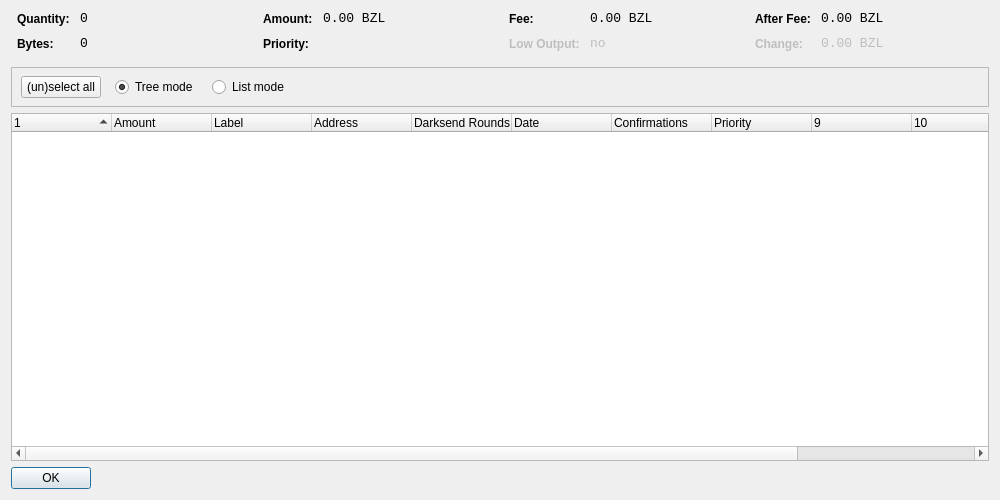
<?xml version="1.0" encoding="UTF-8"?>
<ui version="4.0">
 <class>CoinControlDialog</class>
 <widget class="QDialog" name="CoinControlDialog">
  <property name="geometry">
   <rect>
    <x>0</x>
    <y>0</y>
    <width>1000</width>
    <height>500</height>
   </rect>
  </property>
  <property name="windowTitle">
   <string>Coin Control</string>
  </property>
  <layout class="QVBoxLayout" name="verticalLayout">
   <item>
    <layout class="QHBoxLayout" name="horizontalLayoutTop" stretch="0,0,0,0">
     <property name="topMargin">
      <number>0</number>
     </property>
     <property name="bottomMargin">
      <number>10</number>
     </property>
     <item>
      <layout class="QFormLayout" name="formLayoutCoinControl1">
       <property name="horizontalSpacing">
        <number>10</number>
       </property>
       <property name="verticalSpacing">
        <number>10</number>
       </property>
       <property name="leftMargin">
        <number>6</number>
       </property>
       <property name="rightMargin">
        <number>6</number>
       </property>
       <item row="0" column="0">
        <widget class="QLabel" name="labelCoinControlQuantityText">
         <property name="styleSheet">
          <string notr="true">font-weight:bold;</string>
         </property>
         <property name="text">
          <string>Quantity:</string>
         </property>
        </widget>
       </item>
       <item row="0" column="1">
        <widget class="QLabel" name="labelCoinControlQuantity">
         <property name="font">
          <font>
           <family>Monospace</family>
           <pointsize>10</pointsize>
          </font>
         </property>
         <property name="cursor">
          <cursorShape>IBeamCursor</cursorShape>
         </property>
         <property name="contextMenuPolicy">
          <enum>Qt::ActionsContextMenu</enum>
         </property>
         <property name="text">
          <string notr="true">0</string>
         </property>
         <property name="textInteractionFlags">
          <set>Qt::LinksAccessibleByMouse|Qt::TextSelectableByKeyboard|Qt::TextSelectableByMouse</set>
         </property>
        </widget>
       </item>
       <item row="1" column="0">
        <widget class="QLabel" name="labelCoinControlBytesText">
         <property name="styleSheet">
          <string notr="true">font-weight:bold;</string>
         </property>
         <property name="text">
          <string>Bytes:</string>
         </property>
        </widget>
       </item>
       <item row="1" column="1">
        <widget class="QLabel" name="labelCoinControlBytes">
         <property name="font">
          <font>
           <family>Monospace</family>
           <pointsize>10</pointsize>
          </font>
         </property>
         <property name="cursor">
          <cursorShape>IBeamCursor</cursorShape>
         </property>
         <property name="contextMenuPolicy">
          <enum>Qt::ActionsContextMenu</enum>
         </property>
         <property name="text">
          <string notr="true">0</string>
         </property>
         <property name="textInteractionFlags">
          <set>Qt::LinksAccessibleByMouse|Qt::TextSelectableByKeyboard|Qt::TextSelectableByMouse</set>
         </property>
        </widget>
       </item>
      </layout>
     </item>
     <item>
      <layout class="QFormLayout" name="formLayoutCoinControl2">
       <property name="horizontalSpacing">
        <number>10</number>
       </property>
       <property name="verticalSpacing">
        <number>10</number>
       </property>
       <property name="leftMargin">
        <number>6</number>
       </property>
       <property name="rightMargin">
        <number>6</number>
       </property>
       <item row="0" column="0">
        <widget class="QLabel" name="labelCoinControlAmountText">
         <property name="styleSheet">
          <string notr="true">font-weight:bold;</string>
         </property>
         <property name="text">
          <string>Amount:</string>
         </property>
        </widget>
       </item>
       <item row="0" column="1">
        <widget class="QLabel" name="labelCoinControlAmount">
         <property name="font">
          <font>
           <family>Monospace</family>
           <pointsize>10</pointsize>
          </font>
         </property>
         <property name="cursor">
          <cursorShape>IBeamCursor</cursorShape>
         </property>
         <property name="contextMenuPolicy">
          <enum>Qt::ActionsContextMenu</enum>
         </property>
         <property name="text">
          <string notr="true">0.00 BZL</string>
         </property>
         <property name="textInteractionFlags">
          <set>Qt::LinksAccessibleByMouse|Qt::TextSelectableByKeyboard|Qt::TextSelectableByMouse</set>
         </property>
        </widget>
       </item>
       <item row="1" column="0">
        <widget class="QLabel" name="labelCoinControlPriorityText">
         <property name="styleSheet">
          <string notr="true">font-weight:bold;</string>
         </property>
         <property name="text">
          <string>Priority:</string>
         </property>
        </widget>
       </item>
       <item row="1" column="1">
        <widget class="QLabel" name="labelCoinControlPriority">
         <property name="font">
          <font>
           <family>Monospace</family>
           <pointsize>10</pointsize>
          </font>
         </property>
         <property name="cursor">
          <cursorShape>IBeamCursor</cursorShape>
         </property>
         <property name="contextMenuPolicy">
          <enum>Qt::ActionsContextMenu</enum>
         </property>
         <property name="text">
          <string/>
         </property>
         <property name="textInteractionFlags">
          <set>Qt::LinksAccessibleByMouse|Qt::TextSelectableByKeyboard|Qt::TextSelectableByMouse</set>
         </property>
        </widget>
       </item>
      </layout>
     </item>
     <item>
      <layout class="QFormLayout" name="formLayoutCoinControl3">
       <property name="horizontalSpacing">
        <number>10</number>
       </property>
       <property name="verticalSpacing">
        <number>10</number>
       </property>
       <property name="leftMargin">
        <number>6</number>
       </property>
       <property name="rightMargin">
        <number>6</number>
       </property>
       <item row="0" column="0">
        <widget class="QLabel" name="labelCoinControlFeeText">
         <property name="styleSheet">
          <string notr="true">font-weight:bold;</string>
         </property>
         <property name="text">
          <string>Fee:</string>
         </property>
        </widget>
       </item>
       <item row="0" column="1">
        <widget class="QLabel" name="labelCoinControlFee">
         <property name="font">
          <font>
           <family>Monospace</family>
           <pointsize>10</pointsize>
          </font>
         </property>
         <property name="cursor">
          <cursorShape>IBeamCursor</cursorShape>
         </property>
         <property name="contextMenuPolicy">
          <enum>Qt::ActionsContextMenu</enum>
         </property>
         <property name="text">
          <string notr="true">0.00 BZL</string>
         </property>
         <property name="textInteractionFlags">
          <set>Qt::LinksAccessibleByMouse|Qt::TextSelectableByKeyboard|Qt::TextSelectableByMouse</set>
         </property>
        </widget>
       </item>
       <item row="1" column="0">
        <widget class="QLabel" name="labelCoinControlLowOutputText">
         <property name="enabled">
          <bool>false</bool>
         </property>
         <property name="styleSheet">
          <string notr="true">font-weight:bold;</string>
         </property>
         <property name="text">
          <string>Low Output:</string>
         </property>
        </widget>
       </item>
       <item row="1" column="1">
        <widget class="QLabel" name="labelCoinControlLowOutput">
         <property name="enabled">
          <bool>false</bool>
         </property>
         <property name="font">
          <font>
           <family>Monospace</family>
           <pointsize>10</pointsize>
          </font>
         </property>
         <property name="cursor">
          <cursorShape>IBeamCursor</cursorShape>
         </property>
         <property name="contextMenuPolicy">
          <enum>Qt::ActionsContextMenu</enum>
         </property>
         <property name="text">
          <string notr="true">no</string>
         </property>
         <property name="textInteractionFlags">
          <set>Qt::LinksAccessibleByMouse|Qt::TextSelectableByKeyboard|Qt::TextSelectableByMouse</set>
         </property>
        </widget>
       </item>
      </layout>
     </item>
     <item>
      <layout class="QFormLayout" name="formLayoutCoinControl4">
       <property name="horizontalSpacing">
        <number>10</number>
       </property>
       <property name="verticalSpacing">
        <number>10</number>
       </property>
       <property name="leftMargin">
        <number>6</number>
       </property>
       <property name="rightMargin">
        <number>6</number>
       </property>
       <item row="0" column="0">
        <widget class="QLabel" name="labelCoinControlAfterFeeText">
         <property name="styleSheet">
          <string notr="true">font-weight:bold;</string>
         </property>
         <property name="text">
          <string>After Fee:</string>
         </property>
        </widget>
       </item>
       <item row="0" column="1">
        <widget class="QLabel" name="labelCoinControlAfterFee">
         <property name="font">
          <font>
           <family>Monospace</family>
           <pointsize>10</pointsize>
          </font>
         </property>
         <property name="cursor">
          <cursorShape>IBeamCursor</cursorShape>
         </property>
         <property name="contextMenuPolicy">
          <enum>Qt::ActionsContextMenu</enum>
         </property>
         <property name="text">
          <string notr="true">0.00 BZL</string>
         </property>
         <property name="textInteractionFlags">
          <set>Qt::LinksAccessibleByMouse|Qt::TextSelectableByKeyboard|Qt::TextSelectableByMouse</set>
         </property>
        </widget>
       </item>
       <item row="1" column="0">
        <widget class="QLabel" name="labelCoinControlChangeText">
         <property name="enabled">
          <bool>false</bool>
         </property>
         <property name="styleSheet">
          <string notr="true">font-weight:bold;</string>
         </property>
         <property name="text">
          <string>Change:</string>
         </property>
        </widget>
       </item>
       <item row="1" column="1">
        <widget class="QLabel" name="labelCoinControlChange">
         <property name="enabled">
          <bool>false</bool>
         </property>
         <property name="font">
          <font>
           <family>Monospace</family>
           <pointsize>10</pointsize>
          </font>
         </property>
         <property name="cursor">
          <cursorShape>IBeamCursor</cursorShape>
         </property>
         <property name="contextMenuPolicy">
          <enum>Qt::ActionsContextMenu</enum>
         </property>
         <property name="text">
          <string notr="true">0.00 BZL</string>
         </property>
         <property name="textInteractionFlags">
          <set>Qt::LinksAccessibleByMouse|Qt::TextSelectableByKeyboard|Qt::TextSelectableByMouse</set>
         </property>
        </widget>
       </item>
      </layout>
     </item>
    </layout>
   </item>
   <item>
    <widget class="QFrame" name="frame">
     <property name="minimumSize">
      <size>
       <width>0</width>
       <height>40</height>
      </size>
     </property>
     <property name="frameShape">
      <enum>QFrame::StyledPanel</enum>
     </property>
     <property name="frameShadow">
      <enum>QFrame::Sunken</enum>
     </property>
     <widget class="QWidget" name="horizontalLayoutWidget">
      <property name="geometry">
       <rect>
        <x>10</x>
        <y>0</y>
        <width>781</width>
        <height>41</height>
       </rect>
      </property>
      <layout class="QHBoxLayout" name="horizontalLayoutPanel" stretch="0,0,0,0,0">
       <property name="spacing">
        <number>14</number>
       </property>
       <item>
        <widget class="QPushButton" name="pushButtonSelectAll">
         <property name="sizePolicy">
          <sizepolicy hsizetype="Maximum" vsizetype="Fixed">
           <horstretch>0</horstretch>
           <verstretch>0</verstretch>
          </sizepolicy>
         </property>
         <property name="text">
          <string>(un)select all</string>
         </property>
        </widget>
       </item>
       <item>
        <widget class="QRadioButton" name="radioTreeMode">
         <property name="sizePolicy">
          <sizepolicy hsizetype="Maximum" vsizetype="Fixed">
           <horstretch>0</horstretch>
           <verstretch>0</verstretch>
          </sizepolicy>
         </property>
         <property name="text">
          <string>Tree mode</string>
         </property>
         <property name="checked">
          <bool>true</bool>
         </property>
        </widget>
       </item>
       <item>
        <widget class="QRadioButton" name="radioListMode">
         <property name="sizePolicy">
          <sizepolicy hsizetype="Maximum" vsizetype="Fixed">
           <horstretch>0</horstretch>
           <verstretch>0</verstretch>
          </sizepolicy>
         </property>
         <property name="text">
          <string>List mode</string>
         </property>
        </widget>
       </item>
       <item>
        <spacer name="horizontalSpacer">
         <property name="orientation">
          <enum>Qt::Horizontal</enum>
         </property>
         <property name="sizeHint" stdset="0">
          <size>
           <width>40</width>
           <height>20</height>
          </size>
         </property>
        </spacer>
       </item>
      </layout>
     </widget>
    </widget>
   </item>
   <item>
    <widget class="CoinControlTreeWidget" name="treeWidget">
     <property name="contextMenuPolicy">
      <enum>Qt::CustomContextMenu</enum>
     </property>
     <property name="sortingEnabled">
      <bool>false</bool>
     </property>
     <property name="columnCount">
      <number>12</number>
     </property>
     <attribute name="headerShowSortIndicator" stdset="0">
      <bool>true</bool>
     </attribute>
     <attribute name="headerStretchLastSection">
      <bool>false</bool>
     </attribute>
     <column>
      <property name="text">
       <string/>
      </property>
     </column>
     <column>
      <property name="text">
       <string>Amount</string>
      </property>
     </column>
     <column>
      <property name="text">
       <string>Label</string>
      </property>
     </column>
     <column>
      <property name="text">
       <string>Address</string>
      </property>
     </column>
	 <column>
      <property name="text">
       <string>Darksend Rounds</string>
      </property>
     </column>
     <column>
      <property name="text">
       <string>Date</string>
      </property>
     </column>
     <column>
      <property name="text">
       <string>Confirmations</string>
      </property>
      <property name="toolTip">
       <string>Confirmed</string>
      </property>
     </column>
     <column>
      <property name="text">
       <string>Priority</string>
      </property>
     </column>
     <column>
      <property name="text">
       <string/>
      </property>
     </column>
     <column>
      <property name="text">
       <string/>
      </property>
     </column>
     <column>
      <property name="text">
       <string/>
      </property>
     </column>
     <column>
      <property name="text">
       <string/>
      </property>
     </column>
    </widget>
   </item>
   <item>
    <widget class="QDialogButtonBox" name="buttonBox">
     <property name="sizePolicy">
      <sizepolicy hsizetype="Maximum" vsizetype="Fixed">
       <horstretch>0</horstretch>
       <verstretch>0</verstretch>
      </sizepolicy>
     </property>
     <property name="orientation">
      <enum>Qt::Horizontal</enum>
     </property>
     <property name="standardButtons">
      <set>QDialogButtonBox::Ok</set>
     </property>
    </widget>
   </item>
  </layout>
 </widget>
 <customwidgets>
  <customwidget>
   <class>CoinControlTreeWidget</class>
   <extends>QTreeWidget</extends>
   <header>coincontroltreewidget.h</header>
  </customwidget>
 </customwidgets>
 <resources/>
 <connections/>
</ui>
